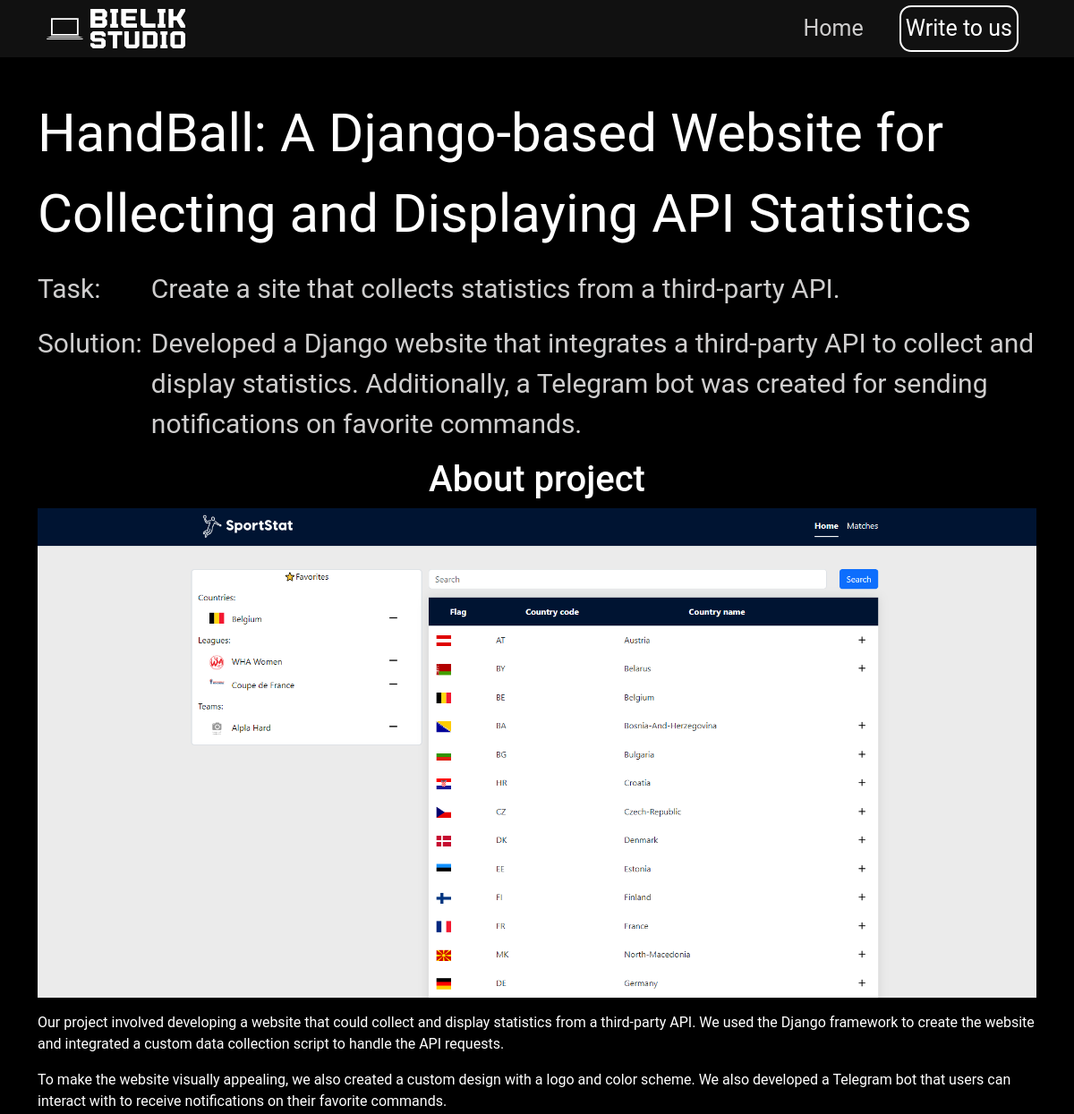
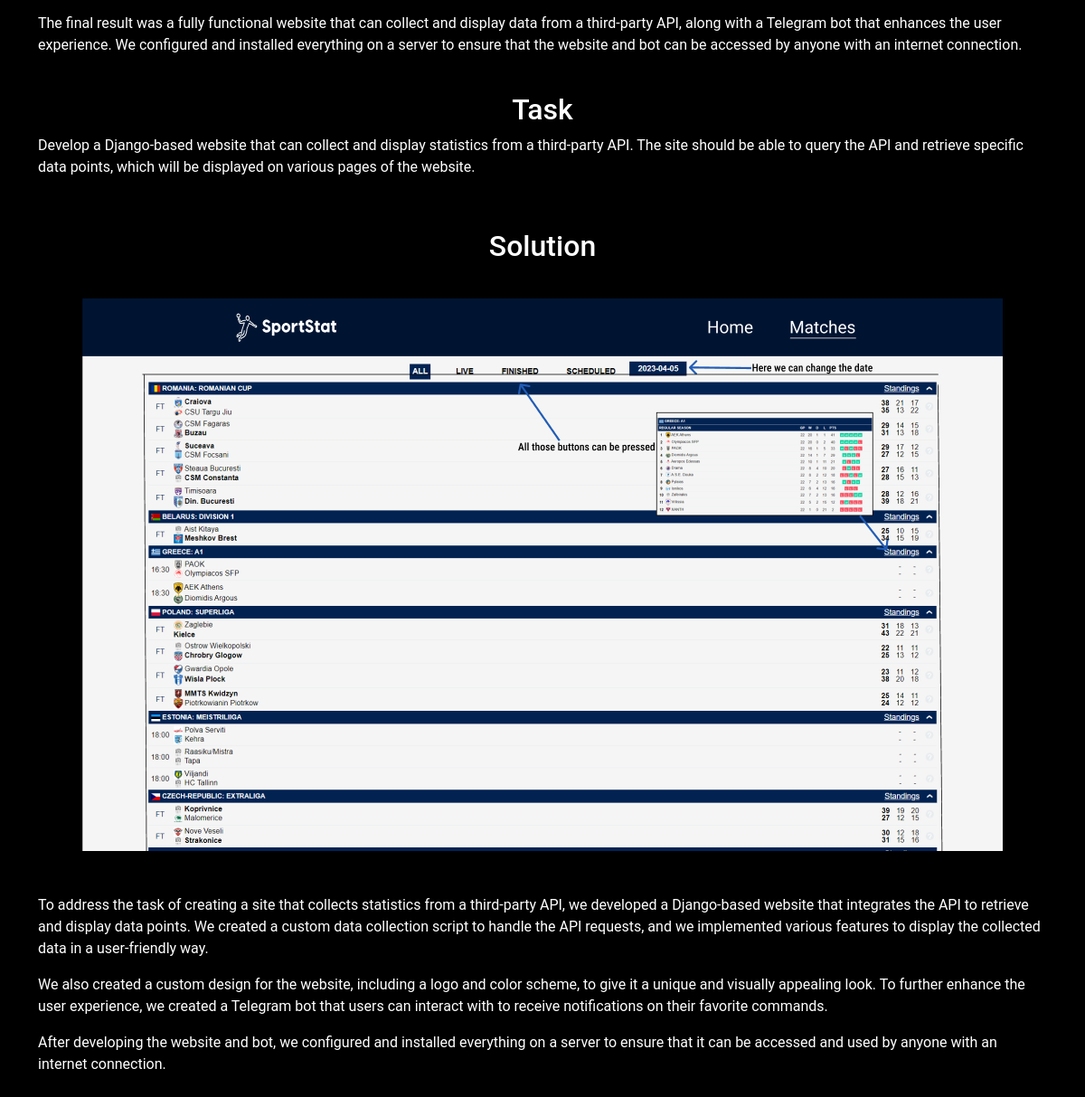
The page /portfolio-item/1/ on the database its author committed (2 pictures, top to bottom).
### main/models.py (models this page shows, shortened)
class PortfolioItem(models.Model):
    title = models.CharField(max_length=100)
    description = CKEditor5Field('Text', config_name='extends')
    short_desc = models.CharField(max_length=100)
    task_short = models.CharField(max_length=200)
    solution_short = models.CharField(max_length=200)
    tech_stack = models.ManyToManyField(TechnologiesModel)
    tag = models.ForeignKey('TypeOfProjModel', null=True, on_delete=models.SET_NULL)
    logo_portfolio = models.FileField(upload_to='media')
    class Meta:
        verbose_name_plural = 'Portfolio item'

### main/views.py (the view)
# urls.py: path('portfolio-item/<int:id_item>/', views.PortfolioItemView.as_view()),
class PortfolioItemView(View):
    def get(self, request, id_item):
        item = PortfolioItem.objects.get(id=id_item)
        return render(request, 'portfolio_view.html', context={'item': item})

### templates/portfolio_view.html (shortened to what this page needs)
{% load static %}
<html>
<head>
    <link href="https://cdn.jsdelivr.net/npm/bootstrap@5.3.0-alpha3/dist/css/bootstrap.min.css" rel="stylesheet"
>
    <link type="text/css" rel="stylesheet" href="{% static 'src/css/style.css' %}">
</head>
<body style="background-image: url('{% static "src/imgs/double_bg.png" %}')">
<div class="container-fluid">
    <div class="container">
        <div class="header">
            <img class="header__logo" onclick="window.location.assign('/home/')"
                 src="{% static 'src/imgs/rewrite.svg' %}">
            <div class="header__navigation">
                <a class="nav_button" style="border: none" href="/home/">Home</a>
                <a class="contact-button" href="#">Write to us</a>
            </div>
        </div>
    </div>
</div>
<div class="container container-portfolio-item"
     style="background-color: rgba(0, 0, 0, 0.5); min-height: fit-content;margin-top: 20px">
    <p class="primary-text">{{ item.title }}</p>
    <div class="portfolio-detail-grid">
        <p class="secondary-text" style="grid-area: task; margin-right: 10px">Task: </p>
        <p class="secondary-text" style="margin: 0; grid-area: task_res; width: auto">{{ item.task_short }}</p>
        <p class="secondary-text" style="grid-area: sol;margin-right: 10px">Solution: </p>
        <p class="secondary-text" style="margin: 0; grid-area: sol_res; width: auto">{{ item.solution_short }}</p>
    </div>
    <p style="color: white; font-size: var(--secondary-font);">{{ item.description|safe }}</p>
</div>
</body>
</html>

### main/static/src/css/style.css (style rules this page uses)
:root { --primary-font: 35px; --secondary-font: 28px; --navigation-text-font: 20px; }
html, body { scrollbar-color: #458245 #714826; scrollbar-width: thin; }
body { background-color: black; font-family: Roboto, sans-serif; }
.header__logo { margin: 10px; }
.header { display: flex; flex-direction: row; justify-content: space-between; width: 100%; }
.header__navigation { font-size: var(--secondary-font); display: flex; flex-direction: row; align-items: center; }
.header__navigation a { margin-inline: 20px; }
.container-fluid { margin: 0; padding: 0; background-color: rgba(39, 39, 39, .44); }
.contact-button { padding: 5px; color: white; border: solid 2px white; border-radius: 13px; text-decoration: none; transition: 0.5s; }
.portfolio-detail-grid { display: grid; }
.primary-text { color: white; font-size: 58px; margin-top: 20px; }
.secondary-text { color: #CFCECE; font-size: var(--secondary-font); }
.nav_button { color: #CFCECE; text-decoration: none; transition: 0.5s; }
.image img { width: 100%; }
@media (min-width: 576px) { .container { display: flex; max-width: 540px; flex-direction: column; justify-content: center; } }
@media (min-width: 576px) { .header__logo { width: 100px; } }
@media (min-width: 576px) { .header__navigation { font-size: 18px; } }
@media (min-width: 576px) { .secondary-text { width: max-content; } }
.container h2, .container h1 { display: flex; align-items: center; flex-direction: column; }
@media (min-width: 768px) { .container { max-width: 720px; display: flex; } }
@media (min-width: 768px) { .secondary-text { width: max-content; } }
@media (min-width: 768px) { .header__logo { width: 155px; } }
@media (min-width: 768px) { .contact-button { width: fit-content; } }
@media (min-width: 768px) { .secondary-text { font-size: 30px; } }
@media (min-width: 768px) { .primary-text { font-size: 60px; } }
@media (min-width: 768px) { .header__navigation { font-size: 28px; } }
.portfolio-detail-grid { width: auto; display: grid; grid-template-areas: "task task_res" "sol sol_res"; }
@media (min-width: 992px) { .container { max-width: 960px; } }
@media (min-width: 992px) { .header__logo { width: 155px; } }
@media (min-width: 992px) { .header__navigation { font-size: 25px; } }
@media (min-width: 1200px) { .container { max-width: 1140px; } }
@media (min-width: 1200px) { .header__logo { max-width: 200px; } }

### rows shown on the page
PortfolioItem: title "HandBall: A Django-based Website for Collecting and Displaying API Statistics", task_short "Create a site that collects statistics from a third-party API.", solution_short "Developed a Django website that integrates a third-party API to collect and display statistics. Additionally, a Telegram bot was created for sending notifications on favorite commands.", description "About project Our project involved developing a website that could collect and display statistics from a third-party API. We used the Django framework to create the website and integrated a custom data collection script to handle the API requests. To make the website visually appealing, we also created a custom design with a logo and color scheme. We also developed a Telegram bot that users can interact with to receive notifications on their favorite commands. The final result was a fully functional website that can collect and display data from a third-party API, along with a Telegram bot that enhances the user experience. We configured and installed everything on a server to ensure that…", description (picture)
